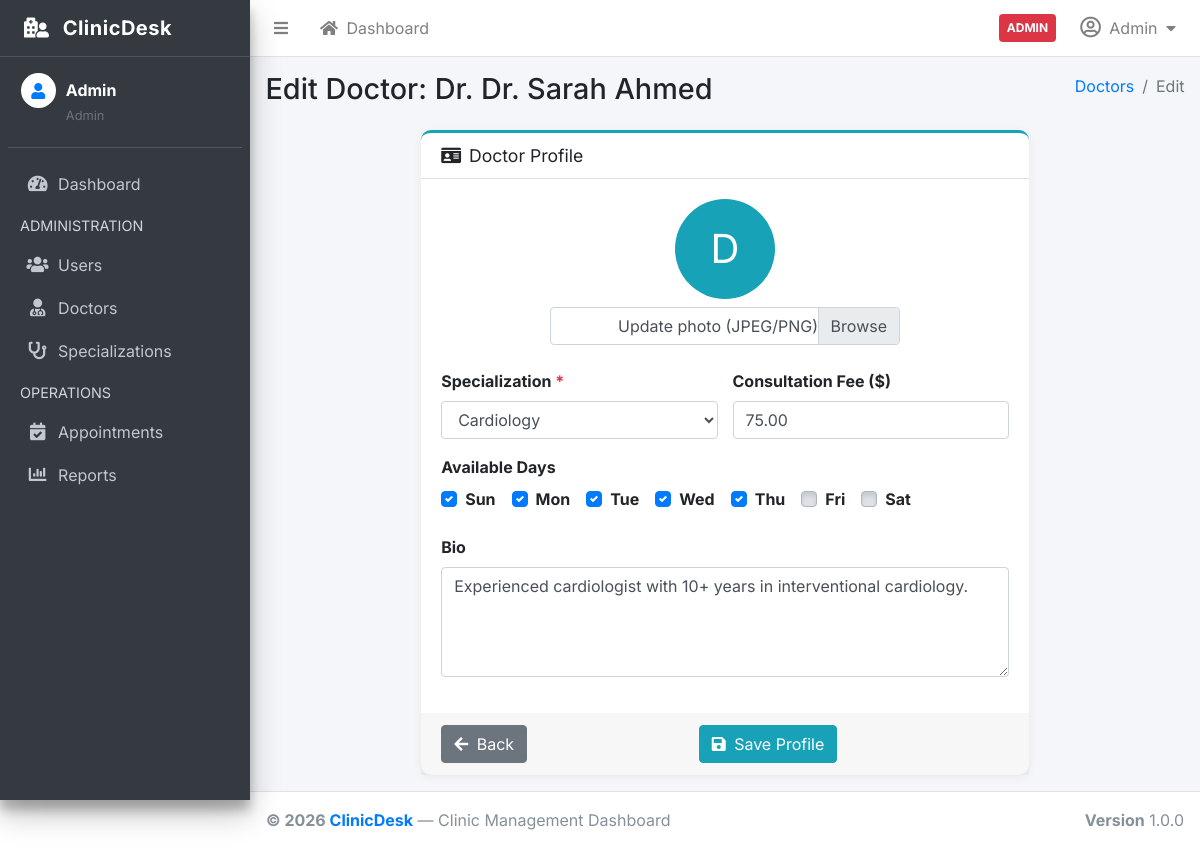
Page /index.php?page=doctors&action=edit&id=1 (signed in) on the committed database.
### tables this page shows
CREATE TABLE IF NOT EXISTS doctors (
    id                 INT UNSIGNED AUTO_INCREMENT PRIMARY KEY,
    user_id            INT UNSIGNED NOT NULL UNIQUE,
    specialization_id  INT UNSIGNED NOT NULL,
    bio                TEXT         DEFAULT NULL,
    consultation_fee   DECIMAL(8,2) NOT NULL DEFAULT 0.00,
    available_days     VARCHAR(50)  NOT NULL DEFAULT 'Sun,Mon,Tue,Wed,Thu',
    FOREIGN KEY (user_id)           REFERENCES users(id)           ON DELETE CASCADE,
    FOREIGN KEY (specialization_id) REFERENCES specializations(id) ON DELETE RESTRICT
);

CREATE TABLE IF NOT EXISTS users (
    id         INT UNSIGNED AUTO_INCREMENT PRIMARY KEY,
    name       VARCHAR(120)  NOT NULL,
    email      VARCHAR(180)  NOT NULL UNIQUE,
    password   VARCHAR(255)  NOT NULL,
    role       ENUM('admin','doctor','patient') NOT NULL DEFAULT 'patient',
    phone      VARCHAR(20)   DEFAULT NULL,
    avatar     VARCHAR(255)  DEFAULT NULL,
    is_active  TINYINT(1)    NOT NULL DEFAULT 1,
    created_at TIMESTAMP     NOT NULL DEFAULT CURRENT_TIMESTAMP
);

CREATE TABLE IF NOT EXISTS specializations (
    id   INT UNSIGNED AUTO_INCREMENT PRIMARY KEY,
    name VARCHAR(100) NOT NULL UNIQUE
);

### controllers/DoctorController.php (called while the page is built, shortened)
<?php
require_once __DIR__ . '/../core/Auth.php';
require_once __DIR__ . '/../core/helpers.php';
require_once __DIR__ . '/../models/DoctorModel.php';
require_once __DIR__ . '/../models/SpecializationModel.php';
class DoctorController
{
    private DoctorModel          $doctors;
    private SpecializationModel  $specs;
    public function __construct()
    {
        $this->doctors = new DoctorModel();
        $this->specs   = new SpecializationModel();
    }
    public function edit(): void
    {
        $role = Auth::role();
        $user = Auth::currentUser();
        if ($role === 'doctor') {
            $doctor = $this->doctors->findByUserId($user['id']);
        } else {
            $id     = (int) ($_GET['id'] ?? 0);
            $doctor = $this->doctors->findById($id);
        }
        $specializations = $this->specs->getAll();
        require_once __DIR__ . '/../views/doctors/edit.php';
    }
}

### core/Database.php (called while the page is built, shortened)
<?php
class Database
{
    private static ?Database $instance = null;
    private mysqli $conn;
    private function __construct()
    {
        $this->conn = new mysqli(DB_HOST, DB_USER, DB_PASS, DB_NAME);
        $this->conn->set_charset(DB_CHARSET);
    }
    public static function getInstance(): self
    {
        if (self::$instance === null) {
            self::$instance = new self();
        }
        return self::$instance;
    }
    public function query(string $sql, string $types = '', array $params = []): mysqli_result|bool
    {
        $stmt = $this->conn->prepare($sql);
        if ($types !== '' && count($params) > 0) {
            $stmt->bind_param($types, ...$params);
        }
        $executed = $stmt->execute();
        $result = $stmt->get_result();
        if ($result instanceof mysqli_result) {
            return $result;
        }
        return true;
    }
}

### models/BaseModel.php (called while the page is built, shortened)
<?php
require_once __DIR__ . '/../core/Database.php';
abstract class BaseModel
{
    protected Database $db;
    public function __construct()
    {
        $this->db = Database::getInstance();
    }
    protected function execute(string $sql, string $types = '', array $params = []): mysqli_result|bool
    {
        return $this->db->query($sql, $types, $params);
    }
    protected function fetchOne(string $sql, string $types = '', array $params = []): ?array
    {
        $result = $this->execute($sql, $types, $params);
        $row = $result->fetch_assoc();
        return $row ?: null;
    }
    protected function fetchAll(string $sql, string $types = '', array $params = []): array
    {
        $result = $this->execute($sql, $types, $params);
        return $result->fetch_all(MYSQLI_ASSOC);
    }
}

### models/DoctorModel.php (called while the page is built, shortened)
<?php
require_once __DIR__ . '/BaseModel.php';
class DoctorModel extends BaseModel
{
    public function findById(int $doctorId): ?array
    {
        return $this->fetchOne(
            self::BASE_SELECT . ' WHERE d.id = ? LIMIT 1',
            'i', [$doctorId]
        );
    }
}

### core/helpers.php (called while the page is built, shortened)
<?php
function sanitize(mixed $value): string
{
    return htmlspecialchars((string) $value, ENT_QUOTES, 'UTF-8');
}

### models/SpecializationModel.php (called while the page is built, shortened)
<?php
require_once __DIR__ . '/BaseModel.php';
class SpecializationModel extends BaseModel
{
    public function getAll(): array
    {
        return $this->fetchAll('SELECT * FROM specializations ORDER BY name ASC');
    }
}

### core/Auth.php (called while the page is built, shortened)
<?php
require_once __DIR__ . '/../core/helpers.php';
class Auth
{
    public static function currentUser(): ?array
    {
        return $_SESSION['user'] ?? null;
    }
    public static function role(): string
    {
        return self::currentUser()['role'] ?? '';
    }
}

### views/doctors/edit.php (the view, shortened to what this page needs)
<?php
require_once __DIR__ . '/../../core/Auth.php';
require_once __DIR__ . '/../../core/helpers.php';
require_once __DIR__ . '/../partials/header.php';
require_once __DIR__ . '/../partials/navbar.php';
require_once __DIR__ . '/../partials/sidebar.php';
?>
<div class="content-wrapper">
  <div class="content-header">
    <div class="container-fluid">
      <div class="row mb-2">
        <div class="col-sm-6"><h1 class="m-0">Edit Doctor: Dr. <?= sanitize($doctor['name']) ?></h1></div>
        <div class="col-sm-6">
          <ol class="breadcrumb float-sm-right">
            <li class="breadcrumb-item"><a href="index.php?page=doctors">Doctors</a></li>
            <li class="breadcrumb-item active">Edit</li>
          </ol>
        </div>
      </div>
    </div>
  </div>
  <section class="content">
    <div class="container-fluid">
      <div class="row justify-content-center">
        <div class="col-lg-8">
          <div class="card card-outline card-info">
            <div class="card-header">
              <h3 class="card-title"><i class="fas fa-id-card mr-2"></i>Doctor Profile</h3>
            </div>
            <form method="POST" action="index.php?page=doctors&action=update" enctype="multipart/form-data">
              <div class="card-body">
                <div class="form-group text-center mb-4">
                  <div class="mb-2">
                    <?php if (!empty($doctor['avatar']) && file_exists($doctor['avatar'])): ?>
                      <img src="<?= BASE_URL ?>/<?= sanitize($doctor['avatar']) ?>"
                           class="img-thumbnail rounded-circle"
                           style="width:100px;height:100px;object-fit:cover">
                    <?php else: ?>
                      <div class="d-inline-flex align-items-center justify-content-center rounded-circle bg-info text-white"
                           style="width:100px;height:100px;font-size:2.5rem">
                        <?= strtoupper(mb_substr($doctor['name'], 0, 1)) ?>
                      </div>
                    <?php endif; ?>
                  </div>
                  <div class="input-group" style="max-width:350px;margin:0 auto">
                    <div class="custom-file">
                      <label class="custom-file-label" for="photoInput">Update photo (JPEG/PNG)…</label>
                    </div>
                  </div>
                </div>
                <div class="row">
                  <div class="col-md-6">
                    <div class="form-group">
                      <label>Specialization <span class="text-danger">*</span></label>
                      <select name="specialization_id" class="form-control" required>
                        <?php foreach ($specializations as $s): ?>
                          <option value="<?= (int)$s['id'] ?>"
                            <?= (int)$s['id'] === (int)$doctor['specialization_id'] ? 'selected' : '' ?>>
                            <?= sanitize($s['name']) ?>
                          </option>
                        <?php endforeach; ?>
                      </select>
                    </div>
                  </div>
                  <div class="col-md-6">
                    <div class="form-group">
                      <label>Consultation Fee ($)</label>
                      <input type="number" name="consultation_fee" class="form-control"
                             step="0.01" min="0" value="<?= sanitize($doctor['consultation_fee']) ?>">
                    </div>
                  </div>
                </div>
                <div class="form-group">
                  <label>Available Days</label>
                  <div class="d-flex flex-wrap">
                    <?php foreach (['Sun','Mon','Tue','Wed','Thu','Fri','Sat'] as $day): ?>
                      <div class="custom-control custom-checkbox mr-3 mb-2">
                        <label class="custom-control-label" for="day_<?= $day ?>"><?= $day ?></label>
                      </div>
                    <?php endforeach; ?>
                  </div>
                </div>
                <div class="form-group">
                  <label>Bio</label>
                  <textarea name="bio" class="form-control" rows="4"
                            placeholder="Professional biography…"><?= sanitize($doctor['bio'] ?? '') ?></textarea>
                </div>
              </div>
              <div class="card-footer d-flex justify-content-between">
                <a href="index.php?page=<?= \Auth::role() === 'doctor' ? 'dashboard' : 'doctors' ?>"
                   class="btn btn-secondary">
                  <i class="fas fa-arrow-left mr-1"></i> Back
                </a>
                <button type="submit" class="btn btn-info">
                  <i class="fas fa-save mr-1"></i> Save Profile
                </button>
              </div>
            </form>
          </div>
        </div>
      </div>
    </div>
  </section>
</div>
<?php
require_once __DIR__ . '/../partials/footer.php';
?>

### views/partials/header.php (style rules this page uses)
body { font-family: 'Inter', sans-serif; }
.card { border-radius: 10px; box-shadow: 0 2px 10px rgba(0,0,0,.06); }

### rows in the picture
doctors: user.name "Dr. Sarah Ahmed", user.name "D", specialization_id "Cardiology", consultation_fee "75.00", bio "Experienced cardiologist with 10+ years in interventional cardiology."

### other values in the picture
$currentUser['role'] "ADMIN"
$currentUser['name'] "Admin"
$role "Admin"
$day "Sun"
$day "Mon"
$day "Tue"
$day "Wed"
$day "Thu"
$day "Fri"
$day "Sat"
APP_NAME "ClinicDesk"
APP_VERSION "1.0.0"
